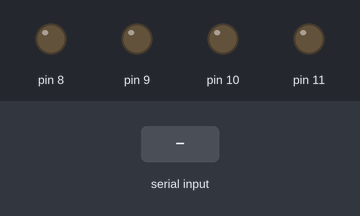
A sketch run on a simulated Arduino Uno, built with avr-gcc and run on an emulated ATmega328P. Shown: output pins drawn as LEDs (lit = HIGH). Inputs (shaded band) come from the test bench.

Above: at 1.2 s.
1.3 s: "90,45\n" received over Serial
At 1.9 s:
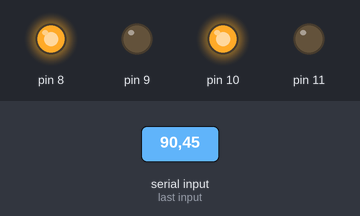
2.8 s: "30,150\n" received over Serial
At 3.1 s:
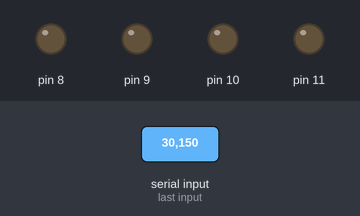
4.3 s: "200\n" received over Serial
5.8 s: "5\n" received over Serial
At 6.4 s:
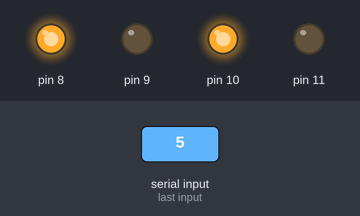
7.3 s: "90\n" received over Serial
At 7.6 s:
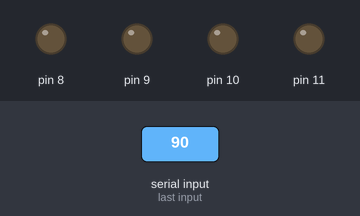
Timing chart, 0 to 9.8 s (numbered marks = the images above; inputs shaded):
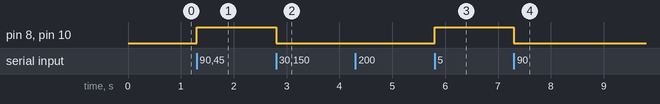

The sketch:

pr3_2.ino
```cpp
/****************************************************************************
 * Title  : Receive the data between 0 to 9 serially and display on LED     *
 * Date   : 03/09/2017                                                      *
 * Author : Harsh Patel                                                     *
 * ID No  : 15it077                                                         *
 * E-mail : 15it077@charusat.edu.in                                         *
 ****************************************************************************/
void setup() {
  for(int i = 8; i < 12; i++) {
    pinMode(i, OUTPUT);
  }
  Serial.begin(9600);
}

void loop() {
  if (Serial.available()) {
    char data = Serial.read();
    if(isdigit(data)) PORTB = int(data - '0');
  }
}
```

Measured:
- after the input at 1.3 s, pin 8, pin 10: LOW → HIGH at once
- after the input at 2.8 s, pin 8, pin 10: HIGH → LOW at once
- after the input at 5.8 s, pin 8, pin 10: LOW → HIGH at once
- after the input at 7.3 s, pin 8, pin 10: HIGH → LOW at once
